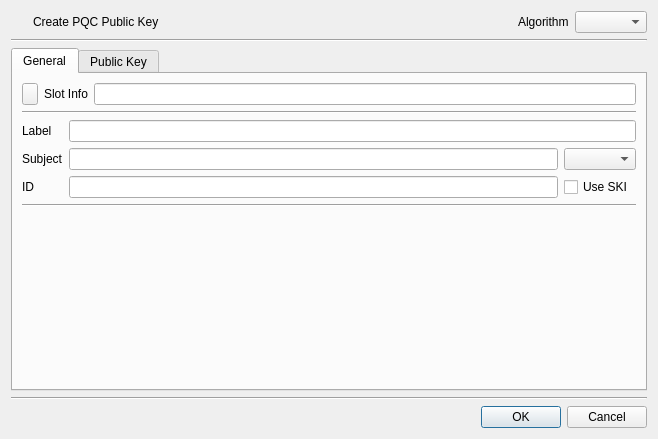
<?xml version="1.0" encoding="UTF-8"?>
<ui version="4.0">
 <class>CreatePQCPubKeyDlg</class>
 <widget class="QDialog" name="CreatePQCPubKeyDlg">
  <property name="geometry">
   <rect>
    <x>0</x>
    <y>0</y>
    <width>658</width>
    <height>439</height>
   </rect>
  </property>
  <property name="windowTitle">
   <string>Dialog</string>
  </property>
  <layout class="QVBoxLayout" name="verticalLayout">
   <item>
    <layout class="QGridLayout" name="gridLayout_2">
     <item row="0" column="1">
      <widget class="QLabel" name="mHeadLabel">
       <property name="text">
        <string>Create PQC Public Key</string>
       </property>
      </widget>
     </item>
     <item row="0" column="0">
      <widget class="QPushButton" name="pushButton">
       <property name="minimumSize">
        <size>
         <width>16</width>
         <height>0</height>
        </size>
       </property>
       <property name="maximumSize">
        <size>
         <width>16</width>
         <height>16777215</height>
        </size>
       </property>
       <property name="text">
        <string/>
       </property>
       <property name="icon">
        <iconset resource="cryptokiman.qrc">
         <normaloff>:/images/pqc_pu.png</normaloff>:/images/pqc_pu.png</iconset>
       </property>
       <property name="flat">
        <bool>true</bool>
       </property>
      </widget>
     </item>
     <item row="0" column="3">
      <widget class="QLabel" name="label_6">
       <property name="text">
        <string>Algorithm</string>
       </property>
      </widget>
     </item>
     <item row="0" column="2">
      <spacer name="horizontalSpacer">
       <property name="orientation">
        <enum>Qt::Horizontal</enum>
       </property>
       <property name="sizeHint" stdset="0">
        <size>
         <width>40</width>
         <height>20</height>
        </size>
       </property>
      </spacer>
     </item>
     <item row="0" column="4">
      <widget class="QComboBox" name="mAlgCombo"/>
     </item>
    </layout>
   </item>
   <item>
    <widget class="Line" name="line">
     <property name="orientation">
      <enum>Qt::Horizontal</enum>
     </property>
    </widget>
   </item>
   <item>
    <widget class="QTabWidget" name="tabWidget">
     <property name="currentIndex">
      <number>0</number>
     </property>
     <widget class="QWidget" name="mFirstTab">
      <attribute name="title">
       <string>General</string>
      </attribute>
      <layout class="QVBoxLayout" name="verticalLayout_2">
       <item>
        <layout class="QGridLayout" name="gridLayout_3">
         <item row="0" column="1">
          <widget class="QLabel" name="label_2">
           <property name="text">
            <string>Slot Info</string>
           </property>
          </widget>
         </item>
         <item row="0" column="0">
          <widget class="QPushButton" name="mSlotBtn">
           <property name="minimumSize">
            <size>
             <width>16</width>
             <height>0</height>
            </size>
           </property>
           <property name="maximumSize">
            <size>
             <width>16</width>
             <height>16777215</height>
            </size>
           </property>
           <property name="text">
            <string/>
           </property>
           <property name="icon">
            <iconset resource="cryptokiman.qrc">
             <normaloff>:/images/slot.png</normaloff>:/images/slot.png</iconset>
           </property>
          </widget>
         </item>
         <item row="0" column="2">
          <widget class="QLineEdit" name="mSlotInfoText"/>
         </item>
        </layout>
       </item>
       <item>
        <widget class="Line" name="line_3">
         <property name="orientation">
          <enum>Qt::Horizontal</enum>
         </property>
        </widget>
       </item>
       <item>
        <layout class="QGridLayout" name="gridLayout_5">
         <item row="0" column="0">
          <widget class="QLabel" name="label_3">
           <property name="text">
            <string>Label</string>
           </property>
          </widget>
         </item>
         <item row="2" column="0">
          <widget class="QLabel" name="label_5">
           <property name="text">
            <string>ID</string>
           </property>
          </widget>
         </item>
         <item row="2" column="1">
          <widget class="QLineEdit" name="mIDText"/>
         </item>
         <item row="1" column="1">
          <widget class="QLineEdit" name="mSubjectText"/>
         </item>
         <item row="1" column="0">
          <widget class="QLabel" name="label_4">
           <property name="text">
            <string>Subject</string>
           </property>
          </widget>
         </item>
         <item row="1" column="2">
          <widget class="QComboBox" name="mSubjectTypeCombo"/>
         </item>
         <item row="2" column="2">
          <widget class="QCheckBox" name="mUseSKICheck">
           <property name="text">
            <string>Use SKI</string>
           </property>
          </widget>
         </item>
         <item row="0" column="1" colspan="2">
          <widget class="QLineEdit" name="mLabelText"/>
         </item>
        </layout>
       </item>
       <item>
        <widget class="Line" name="line_4">
         <property name="orientation">
          <enum>Qt::Horizontal</enum>
         </property>
        </widget>
       </item>
       <item>
        <spacer name="verticalSpacer">
         <property name="orientation">
          <enum>Qt::Vertical</enum>
         </property>
         <property name="sizeHint" stdset="0">
          <size>
           <width>20</width>
           <height>40</height>
          </size>
         </property>
        </spacer>
       </item>
      </layout>
     </widget>
     <widget class="QWidget" name="mSecondTab">
      <attribute name="title">
       <string>Public Key</string>
      </attribute>
      <layout class="QVBoxLayout" name="verticalLayout_3">
       <item>
        <layout class="QGridLayout" name="gridLayout_6">
         <item row="0" column="3">
          <widget class="QLabel" name="label_7">
           <property name="text">
            <string>Named Curve</string>
           </property>
          </widget>
         </item>
         <item row="0" column="4">
          <widget class="QComboBox" name="mParamCombo"/>
         </item>
         <item row="0" column="5">
          <widget class="QPushButton" name="mGenKeyBtn">
           <property name="text">
            <string>Gen Key</string>
           </property>
          </widget>
         </item>
         <item row="0" column="6">
          <widget class="QPushButton" name="mFindKeyBtn">
           <property name="text">
            <string>Find Key</string>
           </property>
          </widget>
         </item>
         <item row="0" column="2">
          <spacer name="horizontalSpacer_2">
           <property name="orientation">
            <enum>Qt::Horizontal</enum>
           </property>
           <property name="sizeHint" stdset="0">
            <size>
             <width>40</width>
             <height>20</height>
            </size>
           </property>
          </spacer>
         </item>
        </layout>
       </item>
       <item>
        <widget class="Line" name="line_6">
         <property name="orientation">
          <enum>Qt::Horizontal</enum>
         </property>
        </widget>
       </item>
       <item>
        <layout class="QGridLayout" name="gridLayout_7">
         <item row="0" column="0">
          <widget class="QLabel" name="label_8">
           <property name="text">
            <string>Key Value</string>
           </property>
          </widget>
         </item>
         <item row="0" column="2">
          <widget class="QLineEdit" name="mKeyValueLenText">
           <property name="maximumSize">
            <size>
             <width>40</width>
             <height>16777215</height>
            </size>
           </property>
           <property name="palette">
            <palette>
             <active>
              <colorrole role="Base">
               <brush brushstyle="SolidPattern">
                <color alpha="255">
                 <red>221</red>
                 <green>221</green>
                 <blue>255</blue>
                </color>
               </brush>
              </colorrole>
             </active>
             <inactive>
              <colorrole role="Base">
               <brush brushstyle="SolidPattern">
                <color alpha="255">
                 <red>221</red>
                 <green>221</green>
                 <blue>255</blue>
                </color>
               </brush>
              </colorrole>
             </inactive>
             <disabled/>
            </palette>
           </property>
           <property name="readOnly">
            <bool>true</bool>
           </property>
          </widget>
         </item>
         <item row="0" column="1">
          <spacer name="horizontalSpacer_3">
           <property name="orientation">
            <enum>Qt::Horizontal</enum>
           </property>
           <property name="sizeHint" stdset="0">
            <size>
             <width>40</width>
             <height>20</height>
            </size>
           </property>
          </spacer>
         </item>
        </layout>
       </item>
       <item>
        <widget class="QPlainTextEdit" name="mKeyValueText"/>
       </item>
       <item>
        <widget class="Line" name="line_5">
         <property name="orientation">
          <enum>Qt::Horizontal</enum>
         </property>
        </widget>
       </item>
       <item>
        <layout class="QGridLayout" name="gridLayout_8">
         <item row="1" column="0">
          <widget class="QCheckBox" name="mVerifyCheck">
           <property name="text">
            <string>Verify</string>
           </property>
          </widget>
         </item>
         <item row="4" column="0">
          <widget class="QCheckBox" name="mEndDateCheck">
           <property name="text">
            <string>EndDate</string>
           </property>
          </widget>
         </item>
         <item row="3" column="0">
          <widget class="QCheckBox" name="mCopyableCheck">
           <property name="text">
            <string>Copyable</string>
           </property>
          </widget>
         </item>
         <item row="0" column="2">
          <widget class="QCheckBox" name="mEncryptCheck">
           <property name="text">
            <string>Encrypt</string>
           </property>
          </widget>
         </item>
         <item row="0" column="4">
          <widget class="QCheckBox" name="mWrapCheck">
           <property name="text">
            <string>Wrap</string>
           </property>
          </widget>
         </item>
         <item row="0" column="1">
          <widget class="QComboBox" name="mPrivateCombo"/>
         </item>
         <item row="2" column="0">
          <widget class="QCheckBox" name="mTokenCheck">
           <property name="text">
            <string>Token</string>
           </property>
          </widget>
         </item>
         <item row="0" column="0">
          <widget class="QCheckBox" name="mPrivateCheck">
           <property name="text">
            <string>Private</string>
           </property>
          </widget>
         </item>
         <item row="0" column="3">
          <widget class="QComboBox" name="mEncryptCombo"/>
         </item>
         <item row="0" column="5">
          <widget class="QComboBox" name="mWrapCombo"/>
         </item>
         <item row="1" column="2">
          <widget class="QCheckBox" name="mDeriveCheck">
           <property name="text">
            <string>Derive</string>
           </property>
          </widget>
         </item>
         <item row="2" column="2">
          <widget class="QCheckBox" name="mVerifyRecoverCheck">
           <property name="text">
            <string>VerifyRecover</string>
           </property>
          </widget>
         </item>
         <item row="3" column="2">
          <widget class="QCheckBox" name="mTrustedCheck">
           <property name="text">
            <string>Trusted</string>
           </property>
          </widget>
         </item>
         <item row="1" column="4">
          <widget class="QCheckBox" name="mModifiableCheck">
           <property name="text">
            <string>Modifiable</string>
           </property>
          </widget>
         </item>
         <item row="2" column="4">
          <widget class="QCheckBox" name="mDestroyableCheck">
           <property name="text">
            <string>Destroyable</string>
           </property>
          </widget>
         </item>
         <item row="3" column="4">
          <widget class="QCheckBox" name="mStartDateCheck">
           <property name="text">
            <string>StartDate</string>
           </property>
          </widget>
         </item>
         <item row="1" column="1">
          <widget class="QComboBox" name="mVerifyCombo"/>
         </item>
         <item row="2" column="1">
          <widget class="QComboBox" name="mTokenCombo"/>
         </item>
         <item row="3" column="1">
          <widget class="QComboBox" name="mCopyableCombo"/>
         </item>
         <item row="4" column="1">
          <widget class="QDateEdit" name="mEndDateEdit"/>
         </item>
         <item row="3" column="5">
          <widget class="QDateEdit" name="mStartDateEdit"/>
         </item>
         <item row="1" column="3">
          <widget class="QComboBox" name="mDeriveCombo"/>
         </item>
         <item row="2" column="3">
          <widget class="QComboBox" name="mVerifyRecoverCombo"/>
         </item>
         <item row="3" column="3">
          <widget class="QComboBox" name="mTrustedCombo"/>
         </item>
         <item row="1" column="5">
          <widget class="QComboBox" name="mModifiableCombo"/>
         </item>
         <item row="2" column="5">
          <widget class="QComboBox" name="mDestroyableCombo"/>
         </item>
        </layout>
       </item>
      </layout>
     </widget>
    </widget>
   </item>
   <item>
    <widget class="Line" name="line_2">
     <property name="orientation">
      <enum>Qt::Horizontal</enum>
     </property>
    </widget>
   </item>
   <item>
    <widget class="QDialogButtonBox" name="buttonBox">
     <property name="orientation">
      <enum>Qt::Horizontal</enum>
     </property>
     <property name="standardButtons">
      <set>QDialogButtonBox::Cancel|QDialogButtonBox::Ok</set>
     </property>
    </widget>
   </item>
  </layout>
 </widget>
 <resources>
  <include location="cryptokiman.qrc"/>
 </resources>
 <connections>
  <connection>
   <sender>buttonBox</sender>
   <signal>rejected()</signal>
   <receiver>CreatePQCPubKeyDlg</receiver>
   <slot>reject()</slot>
   <hints>
    <hint type="sourcelabel">
     <x>316</x>
     <y>260</y>
    </hint>
    <hint type="destinationlabel">
     <x>286</x>
     <y>274</y>
    </hint>
   </hints>
  </connection>
  <connection>
   <sender>buttonBox</sender>
   <signal>accepted()</signal>
   <receiver>CreatePQCPubKeyDlg</receiver>
   <slot>accept()</slot>
   <hints>
    <hint type="sourcelabel">
     <x>248</x>
     <y>254</y>
    </hint>
    <hint type="destinationlabel">
     <x>157</x>
     <y>274</y>
    </hint>
   </hints>
  </connection>
 </connections>
</ui>
